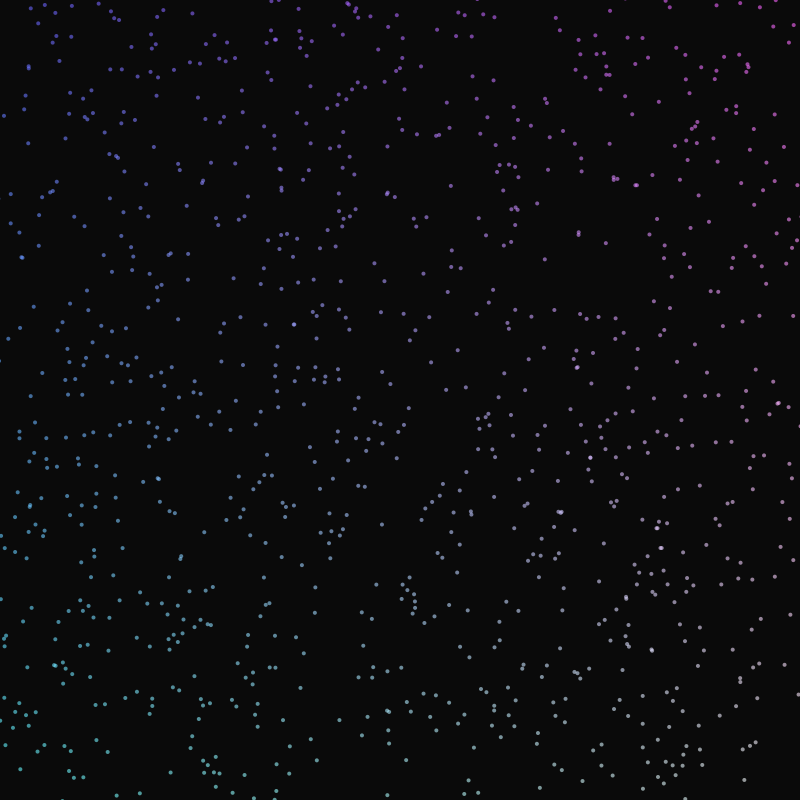
Frame 1 (no input)
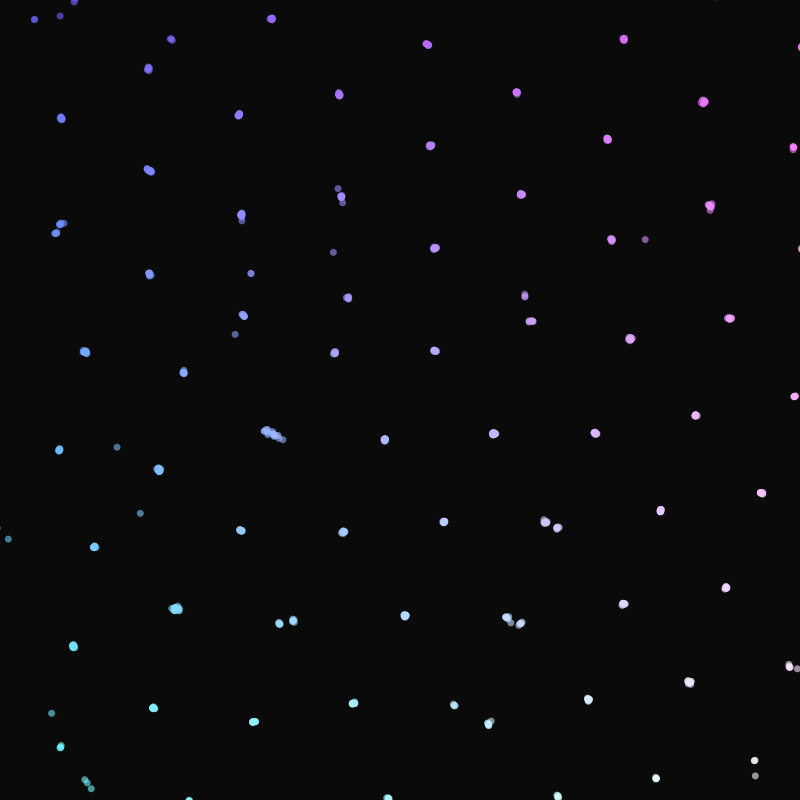
Frame 60 (the mouse pressed at the canvas centre just before this capture)
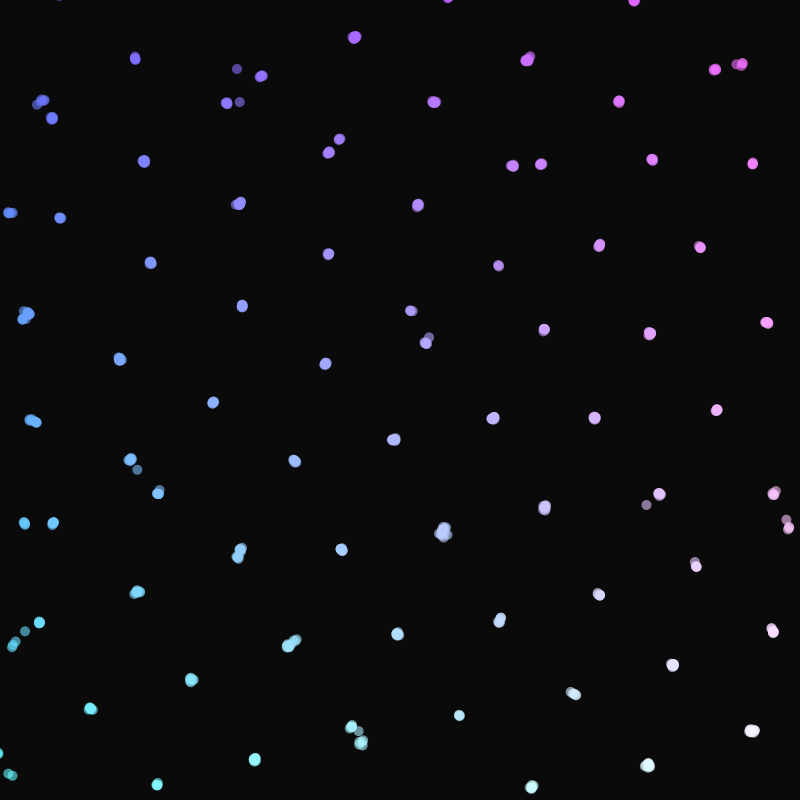
Frame 120 (the mouse held since frame 60 and released just before this capture)

The Processing sketch that drew these frames (run headless with seeded random() and noise(); from frame 60 on, the mouse is pressed at the canvas centre):

// Processing sketch: chatGPTart6
// ── chatGPTart6.pde
int numPoints = 1000;
Point[] points = new Point[numPoints];
PVector center;

void setup() {
  size(800, 800);
  noStroke();
  center = new PVector(width / 2, height / 2);
  
  // Initialize points
  for (int i = 0; i < numPoints; i++) {
    points[i] = new Point(random(width), random(height));
  }
}

void draw() {
  background(10);
  
  // Update and display points
  for (int i = 0; i < numPoints; i++) {
    points[i].update();
    points[i].display();
  }
}

class Point {
  PVector pos;
  PVector vel;
  float maxSpeed = 2;
  float size = 4;
  float pulseSpeed = 0.05;
  float pulseSize = 4;

  Point(float x, float y) {
    pos = new PVector(x, y);
    vel = PVector.random2D();
  }

  void update() {
    // Attract to the center and repel from others
    PVector force = PVector.sub(center, pos);
    force.setMag(0.1);
    
    // Add some interaction between points
    for (int i = 0; i < numPoints; i++) {
      if (points[i] != this) {
        PVector diff = PVector.sub(pos, points[i].pos);
        float dist = diff.mag();
        if (dist < 100) {
          force.add(diff.mult(0.05));
        }
      }
    }
    
    // Apply the force and update velocity and position
    vel.add(force);
    vel.limit(maxSpeed);
    pos.add(vel);
    
    // Pulse the size of the point
    pulseSize += pulseSpeed;
    if (pulseSize > 10 || pulseSize < 4) pulseSpeed *= -1;
  }

  void display() {
    // Give each point a color based on its position and velocity
    float r = map(pos.x, 0, width, 100, 255);
    float g = map(pos.y, 0, height, 100, 255);
    fill(r, g, 255, 150);
    
    // Draw the point as a pulsing circle
    ellipse(pos.x, pos.y, pulseSize, pulseSize);
  }
}
